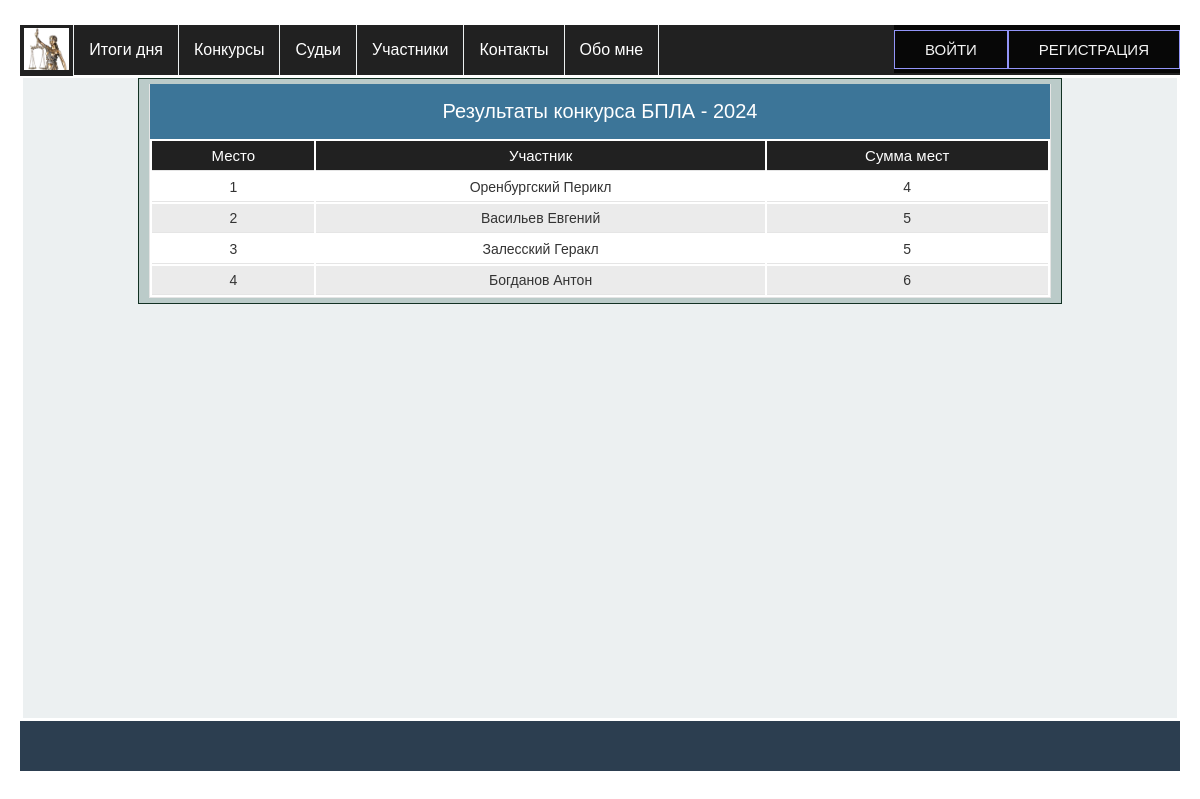
Screenshot of /competitions/competition_result/ with the database file from the repository.
### app_for_competitions/models.py (models this page shows)
class Competition(models.Model):
    class Meta:
        db_table = 'competitions'
        verbose_name = _('Конкурс')  # наименование в админке в единственном числе
        verbose_name_plural = _('Конкурсы')  # наименование в админке во множественном числе
    name = models.CharField(_('Сокращенное название'), max_length=50, unique=True)
    fullname = models.CharField(_('Полное наименование конкурса'), max_length=200,
                                default=None)
    date = models.DateField(_('Дата проведения'),
                            help_text="Дата начала")
    active = models.BooleanField(_('Активен'), default=True)
    def __str__(self):
        return self.name

### app_for_judges/models.py (models this page shows, shortened)
class CompetitionResult(models.Model):
    class Meta:
        db_table = 'competition_results'
        verbose_name = _('Результат конкурса')
        verbose_name_plural = _('Результаты конкурсов')
    participant = models.ForeignKey(Participant, on_delete=models.CASCADE, verbose_name=_('Участник'))
    final_place = models.IntegerField(verbose_name=_('Сумма мест'))

class Participant(models.Model):
    class Meta:
        db_table = 'participants'
        verbose_name = _('Участник')
        verbose_name_plural = _('Участники')
    team = models.ForeignKey('ParticipantsTeam', on_delete=models.SET_NULL, null=True, blank=True,
                             verbose_name=_('Команда'))
    name = models.CharField(_('Имя'), max_length=25)
    last_name = models.CharField(_('Фамилия'), max_length=25)
    organization = models.CharField(_('Образовательное учреждение'), max_length=100,
                                    default='ФГКОУ "Оренбургское ПКУ"')
    birthday = models.DateField(_('Дата рождения'))
    competition = models.ForeignKey(Competition, on_delete=models.SET_NULL, null=True, blank=True,
                                    verbose_name=_('Соревнования'))
    def __str__(self):
        return f"{self.last_name} {self.name}"

### app_for_competitions/views.py (the view)
# urls.py: path('competition_result/', competition_result, name='competition_result'),
def competition_result(request):
    context = {'title': "Результаты конкурса"}
    competition = Competition.objects.filter(active=True).first()
    context['competition'] = competition
    context['table_title'] = RESULT_COMPETITION_TABLE_TITLE
    competition_results = CompetitionResult.objects.all().order_by('final_place')
    context['competition_results'] = competition_results
    return render(request, 'app_for_competitions/competition_result.html', context)

### app_for_competitions/templates/app_for_competitions/competition_result.html (shortened to what this page needs)
{% extends 'base.html' %}
{% load static %}
{% block content %}
<div class="row">
    {% if not competition %}
        <div class="table-caption">Нет активного конкурса</div>
    {% else %}
    <div class="table-caption">{{ title }} {{ competition }}</div>
    <table id="table">
        <thead>
        <tr>
            {% for value in table_title %}
            <th>{{ value }}</th>
            {% endfor %}
        </tr>
        </thead>
        <tbody>
        {% for result in competition_results %}
        <tr>
            <td>{{ forloop.counter }}</td>
            <td>{{ result.participant }}</td>
            <td>{{ result.final_place }}</td>
        </tr>
        {% endfor %}
        </tbody>
    </table>
    {% endif %}
</div>
{%  endblock %}

### static/css/stylesheet.css (style rules this page uses)
* { box-sizing: border-box; }
.row { overflow: hidden; max-width: 80%; min-height: 2px; background-color: #bbcbc9; margin: 0 auto; border: 1px solid #123123; padding: 5px 10px; }
* { -moz-box-sizing: border-box; -webkit-box-sizing: border-box; box-sizing: border-box; }
html { color: #333333; font-size: 62.5%; }
body { font: normal 16px Tahoma, Geneva, Helvetica, sans-serif; margin: 0 auto; padding: 0; min-width: 1000px; }
@media only all and (min-width: 760px) { body { padding-left: 20px; padding-right: 20px; padding-right: 2rem; padding-left: 2rem; } }
table { display: block; margin: 0; border: none; background: #fff; font-size: 14px; font-size: 1.4rem; }
@media only all and (min-width: 760px) { table { display: table; width: 100%; border: 1px solid #e5e5e5; border-top: none; } }
tbody { display: block; }
@media only all and (min-width: 760px) { tbody { display: table-row-group; } }
.table-caption { display: block; width: 100%; background: #3c7598; color: #fff; font-size: 20px; font-size: 2rem; text-align: center; height: 44px; line-height: 44px; border: none; border-bottom: 2px solid #999; }
@media only all and (min-width: 760px) { .table-caption { border: 1px solid #e5e5e5; border-top: none; border-bottom: none; height: 55px; line-height: 55px; } }
tr { position: relative; display: block; border-bottom: 1px solid #ccc; padding: 8px; padding: 0.8rem; }
tr:nth-child(even) { background: #ebebeb; }
@media only all and (min-width: 760px) { tr { display: table-row; } }
thead tr { display: none; }
@media only all and (min-width: 760px) { thead { background: #212121; color: #fff; } }
@media only all and (min-width: 760px) { thead tr { display: table-row; } }
@media only all and (min-width: 760px) { thead tr th { font-weight: normal; font-size: 15px; font-size: 1.5rem; } }
td { display: block; border: none; position: relative; text-align: left; }
@media only all and (min-width: 760px) { td, th { display: table-cell; padding: 6px; padding: 0.6rem; border-bottom: 1px solid #e5e5e5; text-align: center; } }
td:before { content: attr(data-label); display: inline-block; width: 15%; background: #999; border-radius: 6px; height: 20px; margin: 0px 10px 0px 0px; margin: 0rem 1rem 0rem 0rem; padding: 0px 5px; padding: 0rem 0.5rem; font-size: 10px; font-size: 1rem; line-height: 20px; text-align: center; color: #fff; overflow: hidden; }
@media only all and (min-width: 560px) { td:before { width: 12%; font-size: 12px; font-size: 1.2rem; } }
@media only all and (min-width: 760px) { td:before { content: ""; display: none; } }

### rows the page displays
Competition: name "БПЛА - 2024"
CompetitionResult: participant "Оренбургский Перикл", final_place "4"
CompetitionResult: participant "Васильев Евгений", final_place "5"
CompetitionResult: participant "Залесский Геракл", final_place "5"
CompetitionResult: participant "Богданов Антон", final_place "6"

### other values shown
{{ title }} "Результаты конкурса"
{{ value }} "Место" "Участник" "Сумма мест"
